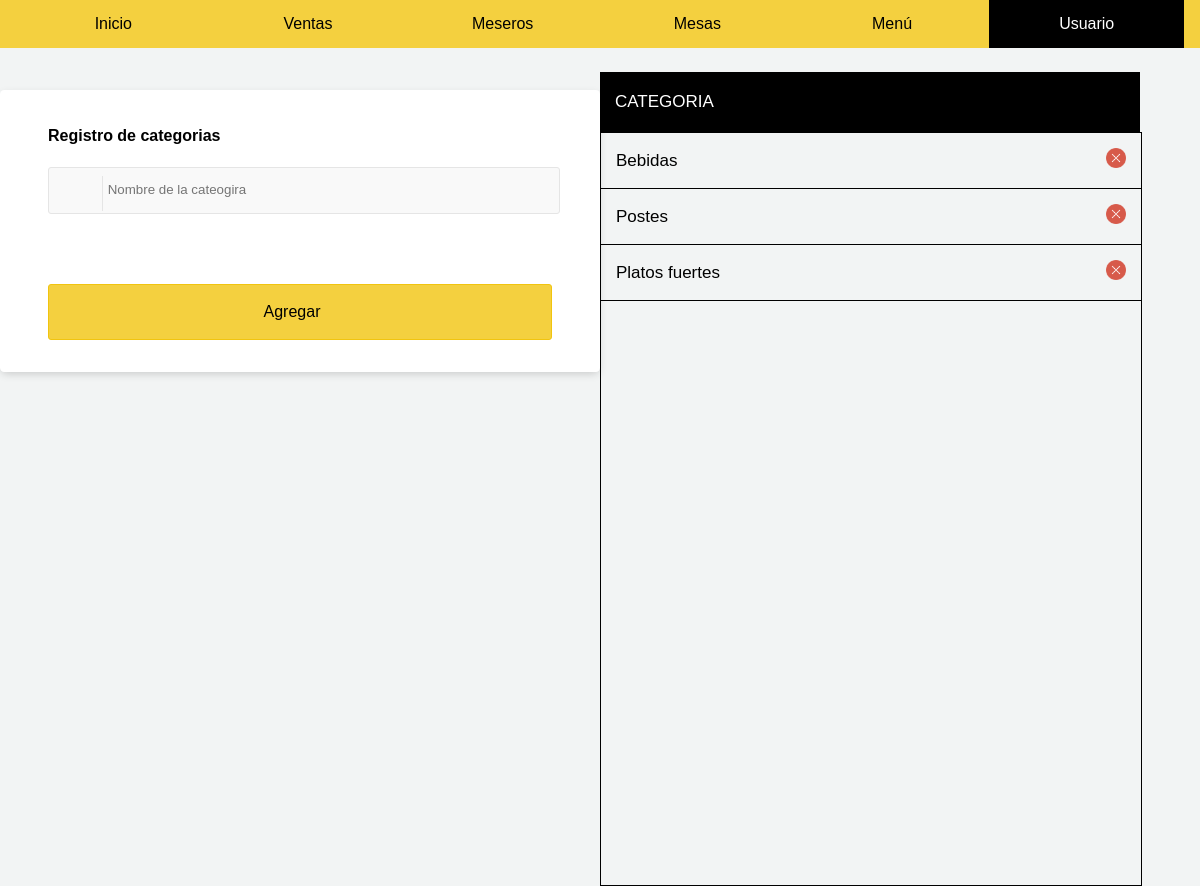
The page /categorias.php on the database as committed earlier.
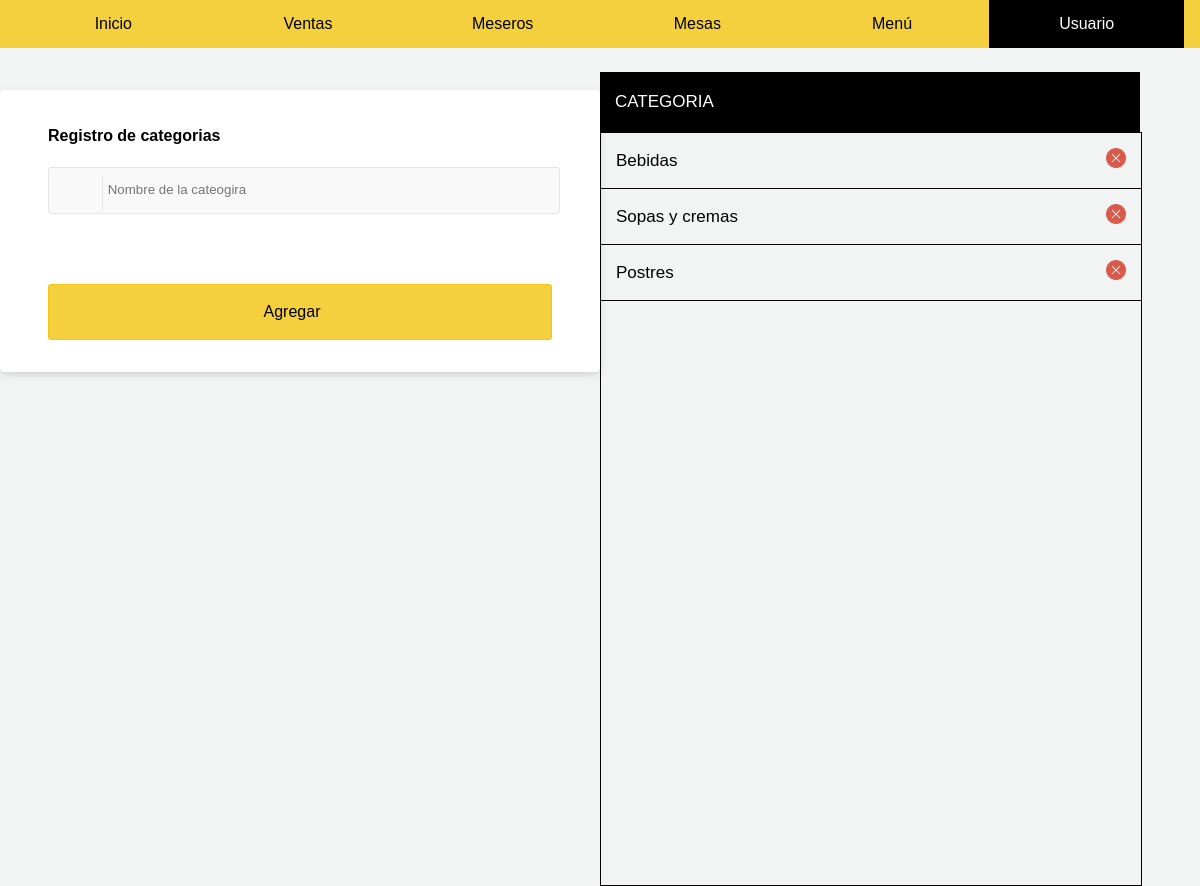
The same page on the database as committed later.
### tables this page shows
CREATE TABLE `categorias` (
  `id` int(255) NOT NULL,
  `categoria` varchar(255) NOT NULL,
  `id_propietario` int(255) NOT NULL,
  `status` int(11) NOT NULL DEFAULT '1',
  `imagen` varchar(250) NOT NULL
);

### categorias.php (the view, shortened to what this page needs)
<!DOCTYPE html>
<html >
<head><meta http-equiv="Content-Type" content="text/html; charset=utf-8">
       <link rel='stylesheet' type='text/css' href='css/formularios.css' />
       <link rel='stylesheet' type='text/css' href='css/menu.css' />
       <link rel='stylesheet' type='text/css' href='css/consulta.css' />
</head>
<?php
	echo"<nav class='menu'>
	  <ol>
	  	<li class='menu-item'><a href='#0'>Inicio</a></li>
	   	<li class='menu-item'><a href='#0'>Ventas</a></li>
	   	<li class='menu-item'><a href='#0'>Meseros</a></li>
	   	<li class='menu-item'><a href='#0'>Mesas</a></li>
	   	<li class='menu-item'><a href='#0'>Menú</a></li>
	   	<li class='menu-item' style='background-color:#000'><a href='#0' style='color:#fff'>Usuario</a>
		</li>
	  </ol>
	</nav>";
$host="localhost";
$user="roxana_admin";
$password="colores317";
$linck = mysqli_connect ($host,$user,$password) or die ("No se puede conectar");
mysqli_set_charset($linck,'utf8');
$NombreBD="ordena";
mysqli_select_db($linck,$NombreBD);
$id_propietario = 1;
			 echo"
			 <div class='container_base'>
				   <div class='left'>
				   		<br><div class='container'>
						  <form action='categorias.php' method='post' enctype='multipart/form-data'>
						    <div class='row'>
						      <h4>Registro de categorias</h4>
						      <div class='input-group input-group-icon'>
						        <input type='text' name='categoria' placeholder='Nombre de la cateogira' required/>
						        <div class='input-icon'><i class='fa fa-envelope'></i></div>
						      </div><br><br><br>
						      	<input name='agregar' type='submit' id='agregar' value='Agregar'>
						      </div>
						  </form>
						</div>
				   </div>
				   <div class='right'>
				   	<div class='tbl-header'>
					    <table cellpadding='0' cellspacing='0' border='0'>
					      <thead>
					        <tr>
					          <th style='color:#fff'>Categoria</th>
					          <th style='color:#fff'></th>
						  <th style='color:#fff; width:20%;'></th>
					        </tr>
					      </thead>
					    </table>
					  </div>
					  <div class='tbl-content'>
					    <table cellpadding='0' cellspacing='0' border='0'>
					      <tbody>";
					       $consulta=mysqli_query($linck,"SELECT * FROM `categorias` WHERE status = 1 AND id_propietario = '$id_propietario' ORDER BY id;");
					      	while ($row = mysqli_fetch_array($consulta)){
					            echo"
					            <tr class='cuerpo'>
						            <td>".$row['categoria']."</td>
						            <td></td>
						            <td style='width:20%'><a href='categorias.php?id=".$row['id']."'>
						            <img src='img/cancelar.png' id='cancelar' height='20em' width='20em'></a></td>
					            </tr>";
					        }
					 echo"</tbody>
					    </table>
					  </div>
				   </div>
			</div>";
?>
</body>
</html>

Rows that differ between the two databases and show on the page:
removed categorias: categoria "Platos fuertes"
changed categorias: categoria "Postes" → "Sopas y cremas"
added categorias: categoria "Postres"
